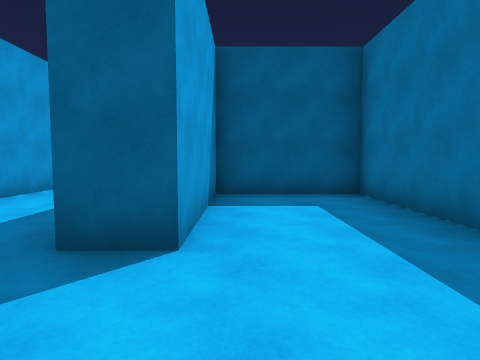
View 1 (above)

24 first-person views from a walk through a scene from a Unity 3-D project. The camera is 1.5 m above the floor, tilts 4° down and sees 75° across. The floor is counted in squares, 2 m on a side. Each view is taken from the middle of a square. On the plan, view 1 faces up. The plan holds only what a view shows up to about 10 squares ahead; the rest is blank. The place goes on beyond the plan.

View 2
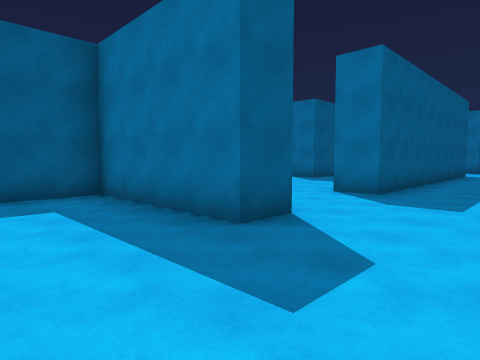

View 3
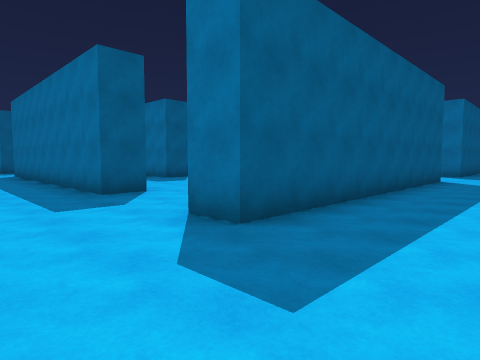

View 4
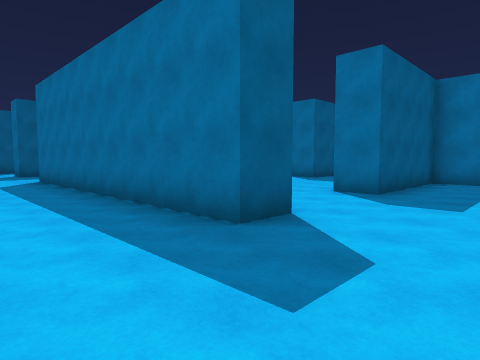

View 5
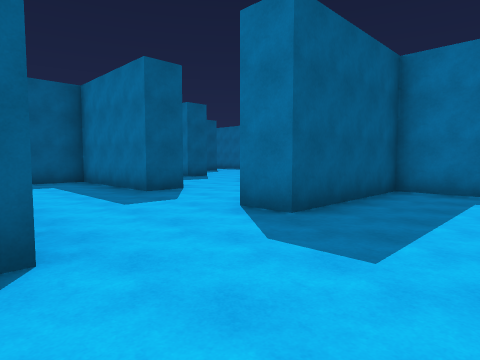

View 6
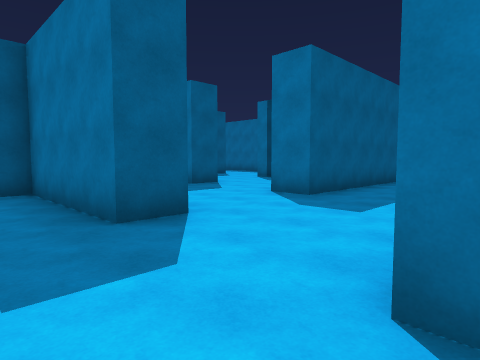

View 7
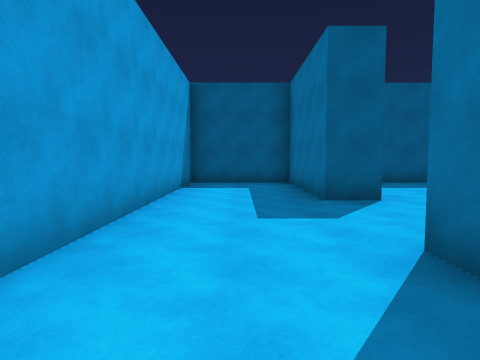

View 8
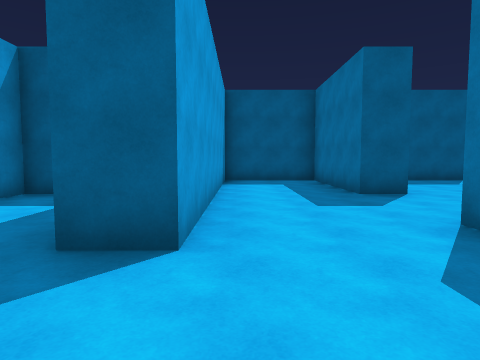

View 9
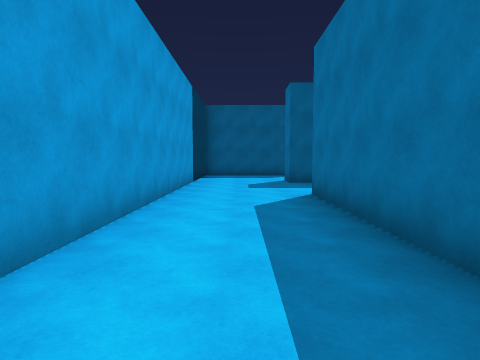

View 10
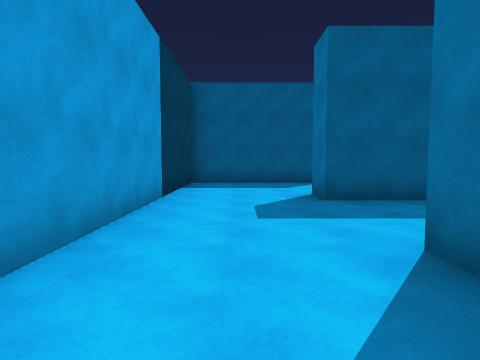

View 11
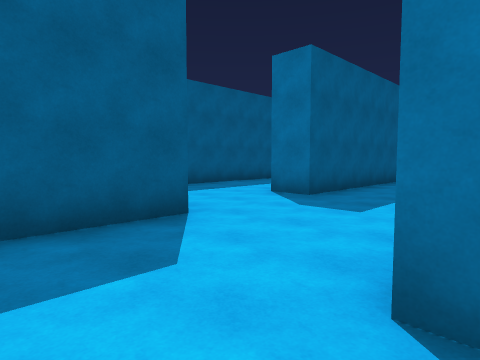

View 12
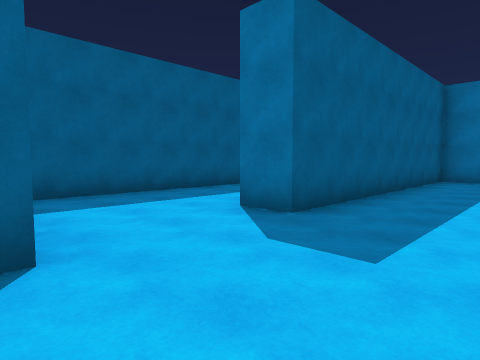

View 13
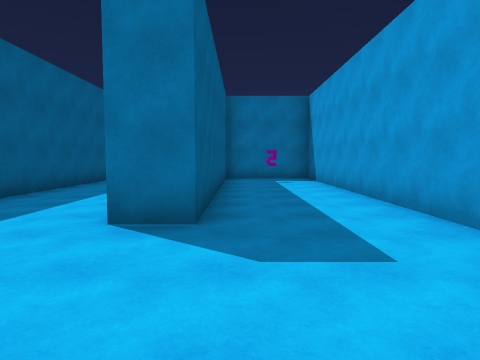

View 14
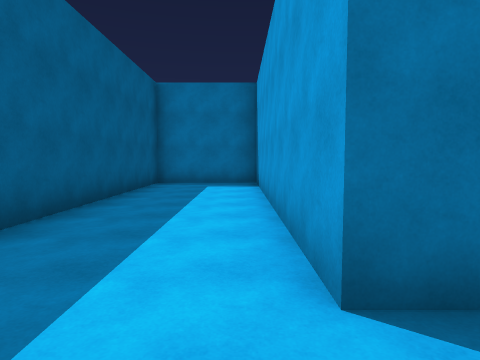

View 15
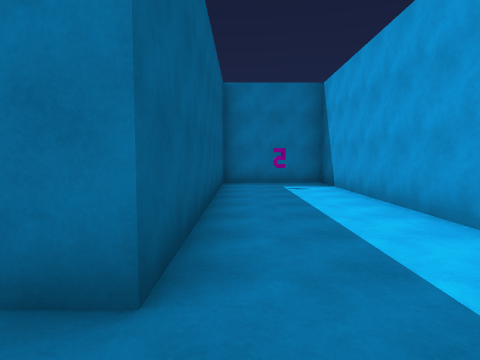

View 16
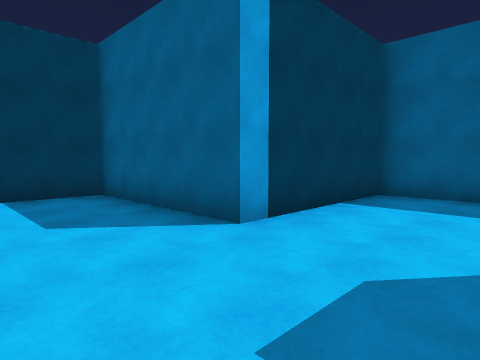

View 17
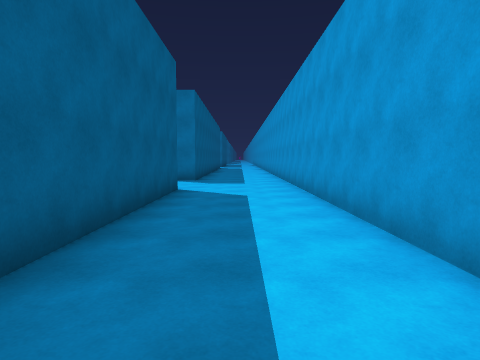

View 18
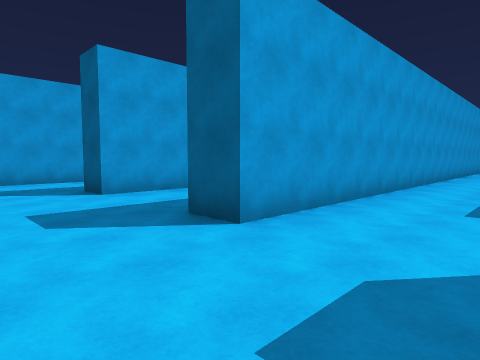

View 19
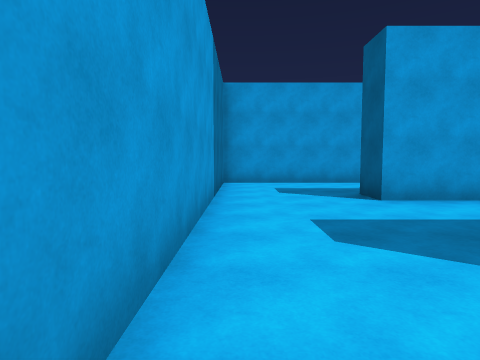

View 20
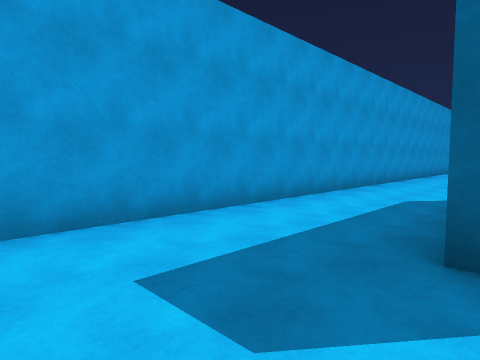

View 21
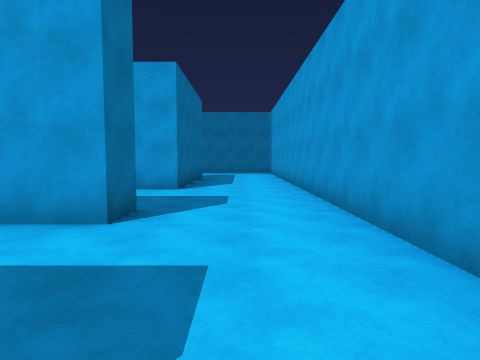

View 22
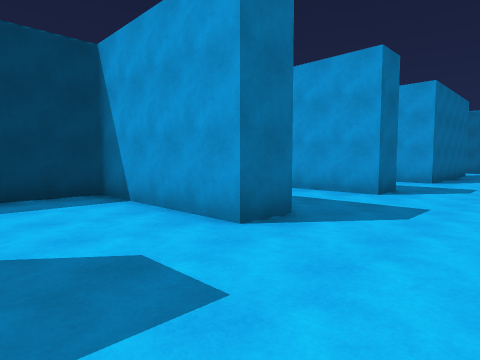

View 23
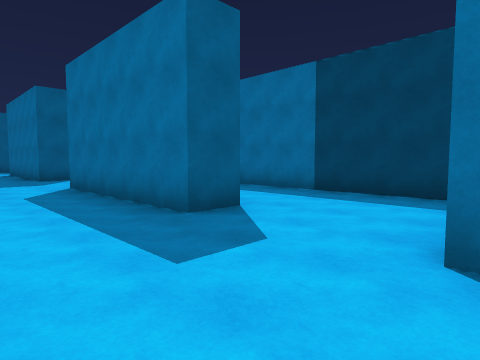

View 24
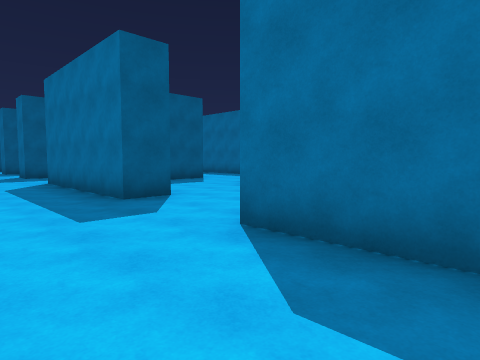

### Floor plan
Points are (right, up) in squares from view 1. A wall is a line through its corners. A room is listed if a view was taken in it or the views show most of it. See-through windows are left out.
Room 1 (views 1, 2, 3, 4, 5, 6, 7, 8, 9, 10, 11, 12, 13, 14, 15, 16, 17, 18, 19, 20, 21, 22, 23, 24)
walls: (8.4, 18.5) (6.5, 18.5) (6.5, 19.5); (10.1, 19.5) (18.5, 19.5) (18.5, 20.1); (-0.5, 18.5) (-1.5, 18.5) (-1.5, 23.5); (-0.4, 26.5) (-1.5, 26.5) (-1.5, 31.5); (-1.5, 14.4) (-1.5, 15.5) (2.5, 15.5) (2.5, 21.5); (15.6, 14.5) (14.5, 14.5) (14.5, 18.5) (11.5, 18.5) (11.5, 10.5) (10.5, 10.5) (10.5, 14.5) (7.5, 14.5) (7.5, 13.7); (18.5, 22) (18.5, 22.5) (10.5, 22.5) (10.5, 23.5) (18.5, 23.5) (18.5, 24); (18.5, 18.5) (17.2, 18.5); (18.5, 25.9) (18.5, 26.5) (7.5, 26.5) (7.5, 22.5) (3.5, 22.5) (3.5, 2.5) (2.5, 2.5) (2.5, 6.5) (-0.5, 6.5) (-0.5, 2.5) (-1.5, 2.5); (-1.5, 10.5) (-1.5, 11.5) (0.8, 11.5); (-4.5, 13.1) (-4.5, -0.5) (4.5, -0.5); (7.6, 6.5) (6.5, 6.5) (6.5, 15.5); (18.5, 10.5) (14.5, 10.5) (14.5, 11.5); (14.5, 4.9) (14.5, 6.5) (10.5, 6.5) (10.5, 7.5); (-1.5, 5.1) (-1.5, 7.5) (-0.5, 7.5); (15.5, 2.5) (6.5, 2.5) (6.5, 3.5); (9.9, -0.5) (18, -0.5)

Where each view was taken, in squares from view 1:
view 1: 0 up, 0 right, facing up
view 2: 0 up, 0 right, facing up-right
view 3: 0 up, 4 right, facing up-right
view 4: 4 up, 4 right, facing up-right
view 5: 4 up, 7 right, facing up-right
view 6: 7 up, 9 right, facing up-right
view 7: 9 up, 13 right, facing up
view 8: 8 up, 12 right, facing up
view 9: 9 up, 5 right, facing up
view 10: 13 up, 5 right, facing up
view 11: 19 up, 5 right, facing up-right
view 12: 20 up, 7 right, facing up-right
view 13: 22 up, 7 right, facing right
view 14: 24 up, 9 right, facing right
view 15: 22 up, 9 right, facing right
view 16: 20 up, 10 right, facing up-left
view 17: 1 up, 8 right, facing right
view 18: 0 up, 6 right, facing up-left
view 19: 0 up, 5 right, facing left
view 20: 0 up, 1 left, facing up-left
view 21: 15 up, 3 left, facing down
view 22: 18 up, 4 left, facing down-right
view 23: 15 up, 4 left, facing up-right
view 24: 21 up, 4 left, facing up-right
